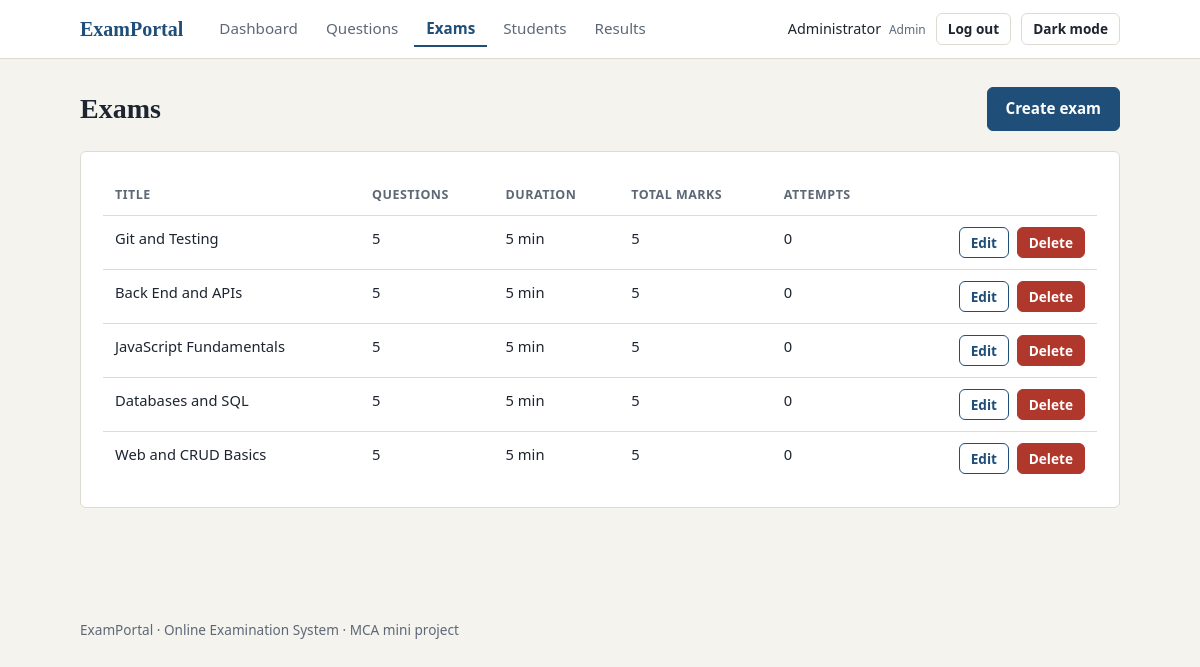
/admin/exams.php (signed in), run on the app's committed database.
### tables this page shows
CREATE TABLE exams (
  id INT UNSIGNED AUTO_INCREMENT PRIMARY KEY,
  title VARCHAR(150) NOT NULL,
  duration_minutes SMALLINT UNSIGNED NOT NULL,
  total_marks SMALLINT UNSIGNED NOT NULL,
  created_at TIMESTAMP NOT NULL DEFAULT CURRENT_TIMESTAMP
);

### includes/functions.php (called while the page is built, shortened)
<?php
function db() {
    static $pdo = null;
    if ($pdo === null) {
        try {
            $pdo = new PDO('mysql:host=' . DB_HOST . ';dbname=' . DB_NAME . ';charset=utf8mb4', DB_USER, DB_PASS, [
                PDO::ATTR_ERRMODE => PDO::ERRMODE_EXCEPTION,
                PDO::ATTR_DEFAULT_FETCH_MODE => PDO::FETCH_ASSOC,
                PDO::ATTR_EMULATE_PREPARES => false,
            ]);
        } catch (PDOException $e) {
            http_response_code(500);
            exit('Database connection failed. Start MySQL in XAMPP, import database/exam_db.sql and check config/config.php.');
        }
    }
    return $pdo;
}
function q($sql, $params = []) {
    $stmt = db()->prepare($sql);
    $stmt->execute($params);
    return $stmt;
}
function e($value) {
    return htmlspecialchars((string)$value, ENT_QUOTES, 'UTF-8');
}
function url($path = '') {
    return BASE_URL . '/' . ltrim($path, '/');
}

### admin/exams.php (the view, shortened to what this page needs)
<?php
require_once __DIR__ . '/../includes/functions.php';
$exams = q('SELECT e.*,
              (SELECT COUNT(*) FROM exam_questions eq WHERE eq.exam_id = e.id) AS qn,
              (SELECT COUNT(*) FROM results r WHERE r.exam_id = e.id) AS attempts
            FROM exams e ORDER BY e.id DESC')->fetchAll();
require __DIR__ . '/../includes/header.php';
?>
<div class="page-head">
  <h1>Exams</h1>
  <a class="btn" href="<?= url('admin/exam_form.php') ?>">Create exam</a>
</div>
<div class="card">
  <?php if ($exams): ?>
  <div class="table-wrap"><table>
    <thead><tr><th>Title</th><th>Questions</th><th>Duration</th><th>Total marks</th><th>Attempts</th><th></th></tr></thead>
    <tbody>
    <?php foreach ($exams as $x): ?>
      <tr>
        <td><?= e($x['title']) ?></td>
        <td><?= (int)$x['qn'] ?></td>
        <td><?= (int)$x['duration_minutes'] ?> min</td>
        <td><?= (int)$x['total_marks'] ?></td>
        <td><?= (int)$x['attempts'] ?></td>
        <td class="row-actions">
          <a class="btn btn-secondary btn-sm" href="<?= url('admin/exam_form.php?id=' . (int)$x['id']) ?>">Edit</a>
          <form method="post" data-confirm="Delete this exam? All student results for it will be deleted too." data-yes="Delete" data-danger="1">
            <button class="btn btn-danger btn-sm">Delete</button>
          </form>
        </td>
      </tr>
    <?php endforeach; ?>
    </tbody>
  </table></div>
  <?php else: ?><p class="empty">No exams yet. Create one and assign questions to it.</p><?php endif; ?>
</div>
<?php require __DIR__ . '/../includes/footer.php'; ?>

### assets/css/style.css (style rules this page uses)
:root { --bg: #f4f3ee; --surface: #ffffff; --ink: #1d2530; --muted: #5d6877; --line: #dedbd2; --primary: #1f4e79; --primary-dark: #173b5c; --on-primary: #ffffff; --tint: #e8eff6; --ok: #2b7a4b; --ok-bg: #e3f1e8; --bad: #b0372c; --bad-bg: #f8e4e1; --info-bg: #e6eef6; --warn: #a56a0c; --radius: 6px; --serif: Georgia, "Times New Roman", serif; --sans: system-ui, -apple-system, "Segoe UI", Roboto, Arial, sans-serif; }
* { box-sizing: border-box; }
body { margin: 0; font-family: var(--sans); background: var(--bg); color: var(--ink); line-height: 1.55; font-size: 16px; }
h1, h2, h3 { font-family: var(--serif); line-height: 1.25; margin: 0 0 .5rem; }
h1 { font-size: 1.75rem; }
a { color: var(--primary); }
.btn { display: inline-block; font: inherit; font-weight: 600; font-size: .95rem; padding: 9px 18px; border: 1px solid var(--primary); border-radius: var(--radius); background: var(--primary); color: var(--on-primary); cursor: pointer; text-decoration: none; text-align: center; transition: background .15s, border-color .15s, transform .1s; }
.btn-secondary { background: transparent; color: var(--primary); }
.btn-danger { background: var(--bad); border-color: var(--bad); color: #fff; }
.btn-sm { padding: 4px 11px; font-size: .85rem; }
.card { background: var(--surface); border: 1px solid var(--line); border-radius: var(--radius); padding: 22px; margin-bottom: 22px; }
.page-head { display: flex; justify-content: space-between; align-items: center; gap: 12px; flex-wrap: wrap; margin-bottom: 20px; }
.page-head h1 { margin: 0; }
.table-wrap { overflow-x: auto; }
table { width: 100%; border-collapse: collapse; font-size: .92rem; }
th, td { text-align: left; padding: 11px 12px; border-bottom: 1px solid var(--line); vertical-align: top; }
th { font-size: .78rem; text-transform: uppercase; letter-spacing: .04em; color: var(--muted); }
tbody tr:last-child td { border-bottom: 0; }
.row-actions { white-space: nowrap; text-align: right; }
.row-actions form, .row-actions a { display: inline-block; margin: 0 0 0 4px; }

### data on the page
exams: title "Git and Testing", qn "5", duration_minutes "5", total_marks "5", attempts "0"
exams: title "Back End and APIs", qn "5", duration_minutes "5", total_marks "5", attempts "0"
exams: title "JavaScript Fundamentals", qn "5", duration_minutes "5", total_marks "5", attempts "0"
exams: title "Databases and SQL", qn "5", duration_minutes "5", total_marks "5", attempts "0"
exams: title "Web and CRUD Basics", qn "5", duration_minutes "5", total_marks "5", attempts "0"

### other printed values
$label "Dashboard"
$label "Questions"
$label "Exams"
$label "Students"
$label "Results"
$me['name'] "Administrator"
$me['role'] "Admin"
